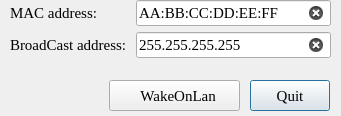
<?xml version="1.0" encoding="UTF-8"?>
<ui version="4.0">
 <class>MainWindow</class>
 <widget class="QDialog" name="MainWindow">
  <property name="geometry">
   <rect>
    <x>0</x>
    <y>0</y>
    <width>341</width>
    <height>116</height>
   </rect>
  </property>
  <property name="sizePolicy">
   <sizepolicy hsizetype="Fixed" vsizetype="Fixed">
    <horstretch>0</horstretch>
    <verstretch>0</verstretch>
   </sizepolicy>
  </property>
  <property name="minimumSize">
   <size>
    <width>341</width>
    <height>116</height>
   </size>
  </property>
  <property name="maximumSize">
   <size>
    <width>341</width>
    <height>116</height>
   </size>
  </property>
  <property name="baseSize">
   <size>
    <width>341</width>
    <height>116</height>
   </size>
  </property>
  <property name="font">
   <font>
    <family>Liberation Serif</family>
    <pointsize>11</pointsize>
    <weight>50</weight>
    <bold>false</bold>
   </font>
  </property>
  <property name="windowTitle">
   <string>Wake On Lan</string>
  </property>
  <property name="windowIcon">
   <iconset resource="icons/icons.qrc">
    <normaloff>:/icons/Wake-on-LAN.png</normaloff>:/icons/Wake-on-LAN.png</iconset>
  </property>
  <property name="toolTip">
   <string>Wake On Lan</string>
  </property>
  <property name="sizeGripEnabled">
   <bool>false</bool>
  </property>
  <property name="modal">
   <bool>false</bool>
  </property>
  <widget class="QWidget" name="formLayoutWidget">
   <property name="geometry">
    <rect>
     <x>10</x>
     <y>0</y>
     <width>321</width>
     <height>71</height>
    </rect>
   </property>
   <layout class="QFormLayout" name="formLayout">
    <item row="0" column="0">
     <widget class="QLabel" name="label">
      <property name="text">
       <string>MAC address: </string>
      </property>
     </widget>
    </item>
    <item row="0" column="1">
     <widget class="QLineEdit" name="mac_field">
      <property name="toolTip">
       <string notr="true"/>
      </property>
      <property name="statusTip">
       <string notr="true"/>
      </property>
      <property name="whatsThis">
       <string notr="true"/>
      </property>
      <property name="accessibleName">
       <string notr="true"/>
      </property>
      <property name="inputMethodHints">
       <set>Qt::ImhUppercaseOnly</set>
      </property>
      <property name="inputMask">
       <string notr="true" extracomment="Mac Address">NN:NN:NN:NN:NN:NN</string>
      </property>
      <property name="text">
       <string notr="true" extracomment="Mac Address">AA:BB:CC:DD:EE:FF</string>
      </property>
      <property name="maxLength">
       <number>17</number>
      </property>
      <property name="cursorPosition">
       <number>17</number>
      </property>
      <property name="clearButtonEnabled">
       <bool>true</bool>
      </property>
     </widget>
    </item>
    <item row="1" column="0">
     <widget class="QLabel" name="label_2">
      <property name="text">
       <string>BroadCast address: </string>
      </property>
     </widget>
    </item>
    <item row="1" column="1">
     <widget class="QLineEdit" name="broad_field">
      <property name="inputMask">
       <string notr="true">000.000.000.000</string>
      </property>
      <property name="text">
       <string>255.255.255.255</string>
      </property>
      <property name="clearButtonEnabled">
       <bool>true</bool>
      </property>
     </widget>
    </item>
   </layout>
  </widget>
  <widget class="QPushButton" name="quit_button">
   <property name="geometry">
    <rect>
     <x>250</x>
     <y>80</y>
     <width>80</width>
     <height>31</height>
    </rect>
   </property>
   <property name="text">
    <string>Quit</string>
   </property>
  </widget>
  <widget class="QPushButton" name="wake_button">
   <property name="geometry">
    <rect>
     <x>109</x>
     <y>80</y>
     <width>131</width>
     <height>31</height>
    </rect>
   </property>
   <property name="text">
    <string notr="true">  WakeOnLan</string>
   </property>
   <property name="icon">
    <iconset resource="icons/icons.qrc">
     <normaloff>:/icons/Wake-on-LAN.png</normaloff>:/icons/Wake-on-LAN.png</iconset>
   </property>
  </widget>
 </widget>
 <resources>
  <include location="icons/icons.qrc"/>
 </resources>
 <connections>
  <connection>
   <sender>quit_button</sender>
   <signal>clicked()</signal>
   <receiver>MainWindow</receiver>
   <slot>close()</slot>
   <hints>
    <hint type="sourcelabel">
     <x>289</x>
     <y>90</y>
    </hint>
    <hint type="destinationlabel">
     <x>170</x>
     <y>57</y>
    </hint>
   </hints>
  </connection>
  <connection>
   <sender>wake_button</sender>
   <signal>clicked()</signal>
   <receiver>MainWindow</receiver>
   <slot>wake()</slot>
   <hints>
    <hint type="sourcelabel">
     <x>174</x>
     <y>95</y>
    </hint>
    <hint type="destinationlabel">
     <x>170</x>
     <y>57</y>
    </hint>
   </hints>
  </connection>
 </connections>
 <slots>
  <slot>wake()</slot>
 </slots>
</ui>
